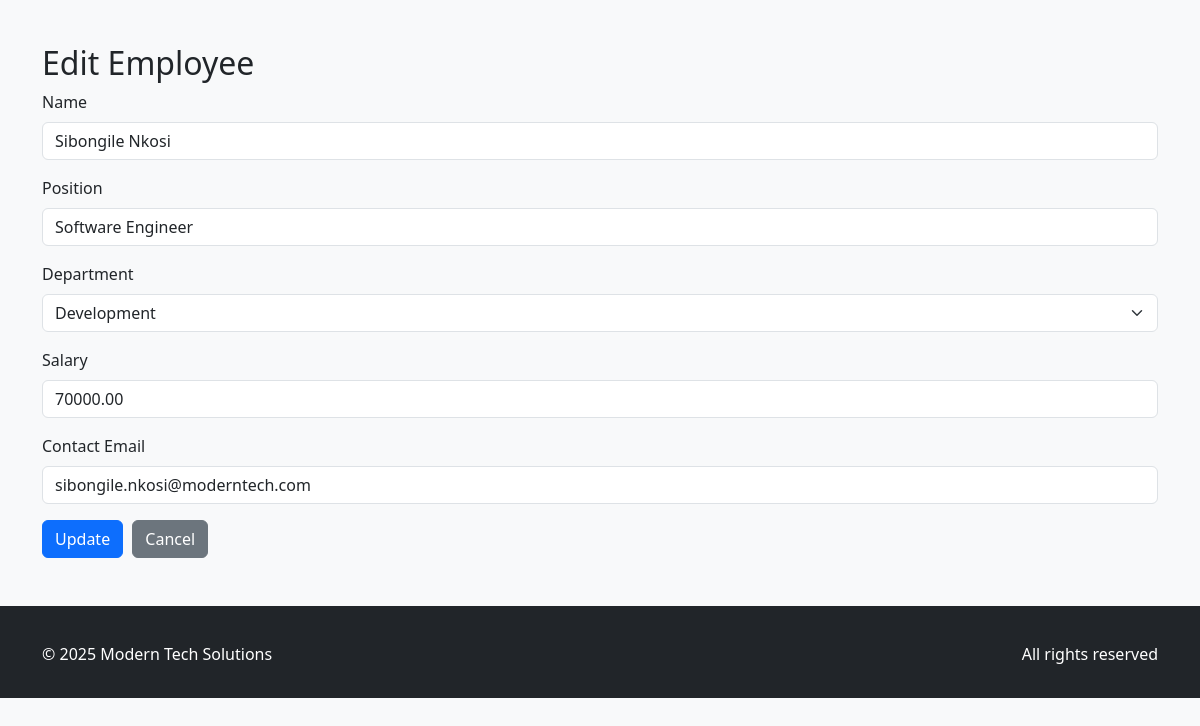
The page /pages/edit_employee.php?id=1 on the database its author committed.
### tables this page shows
CREATE TABLE Employee (
    employeeId INT PRIMARY KEY AUTO_INCREMENT,
    name VARCHAR(255) NOT NULL,
    position VARCHAR(255),
    salary DECIMAL(10, 2),
    employmentHistory TEXT,
    contact VARCHAR(255),
    departmentId INT,
    department VARCHAR(255),
    FOREIGN KEY (departmentId) REFERENCES Department(departmentId)
);

### classes/Employee.php (called while the page is built, shortened)
<?php
class Employee {
    private $conn;
    public function __construct($db) {
        $this->conn = $db;
    }
    public function getById($id) {
        $stmt = $this->conn->prepare("SELECT e.*, d.departmentName as department
                                     FROM Employee e
                                     LEFT JOIN Department d ON e.departmentId = d.departmentId
                                     WHERE e.employeeId = ?");
        $stmt->bind_param("i", $id);
        $stmt->execute();
        return $stmt->get_result()->fetch_assoc();
    }
}
?>

### pages/edit_employee.php (the view, shortened to what this page needs)
<?php
require_once __DIR__ . '/../includes/config.php';
require_once __DIR__ . '/../classes/Employee.php';
$employee = new Employee($conn);
$id = $_GET['id'];
$empData = $employee->getById($id);
$departments = $conn->query("SELECT departmentName FROM Department")->fetch_all(MYSQLI_ASSOC);
?>
<?php include '../includes/header.php'; ?>
<h2>Edit Employee</h2>
<form method="POST">
    <div class="mb-3">
        <label class="form-label">Name</label>
        <input type="text" name="name" class="form-control" value="<?= htmlspecialchars($empData['name']) ?>" required>
    </div>
    <div class="mb-3">
        <label class="form-label">Position</label>
        <input type="text" name="position" class="form-control" value="<?= htmlspecialchars($empData['position']) ?>" required>
    </div>
    <div class="mb-3">
        <label class="form-label">Department</label>
        <select name="department" class="form-select" required>
            <?php foreach ($departments as $dept): ?>
                <option value="<?= htmlspecialchars($dept['departmentName']) ?>"
                    <?= $dept['departmentName'] === $empData['department'] ? 'selected' : '' ?>>
                    <?= htmlspecialchars($dept['departmentName']) ?>
                </option>
            <?php endforeach; ?>
        </select>
    </div>
    <div class="mb-3">
        <label class="form-label">Salary</label>
        <input type="number" step="0.01" name="salary" class="form-control" value="<?= htmlspecialchars($empData['salary']) ?>" required>
    </div>
    <div class="mb-3">
        <label class="form-label">Contact Email</label>
        <input type="email" name="contact" class="form-control" value="<?= htmlspecialchars($empData['contact']) ?>" required>
    </div>
    <button type="submit" class="btn btn-primary">Update</button>
    <a href="employees.php" class="btn btn-secondary">Cancel</a>
</form>
<?php include '../includes/footer.php'; ?>

### assets/css/style.css (style rules this page uses)
body { font-family: 'Segoe UI', Tahoma, Geneva, Verdana, sans-serif; background-color: #f8f9fa; }
.form-control { margin-bottom: 15px; }
.btn { margin-right: 5px; }

### rows shown on the page
employee: name "Sibongile Nkosi", position "Software Engineer", salary "70000.00", contact "sibongile.nkosi@moderntech.com"

### other values the page prints
form field department "Development"
